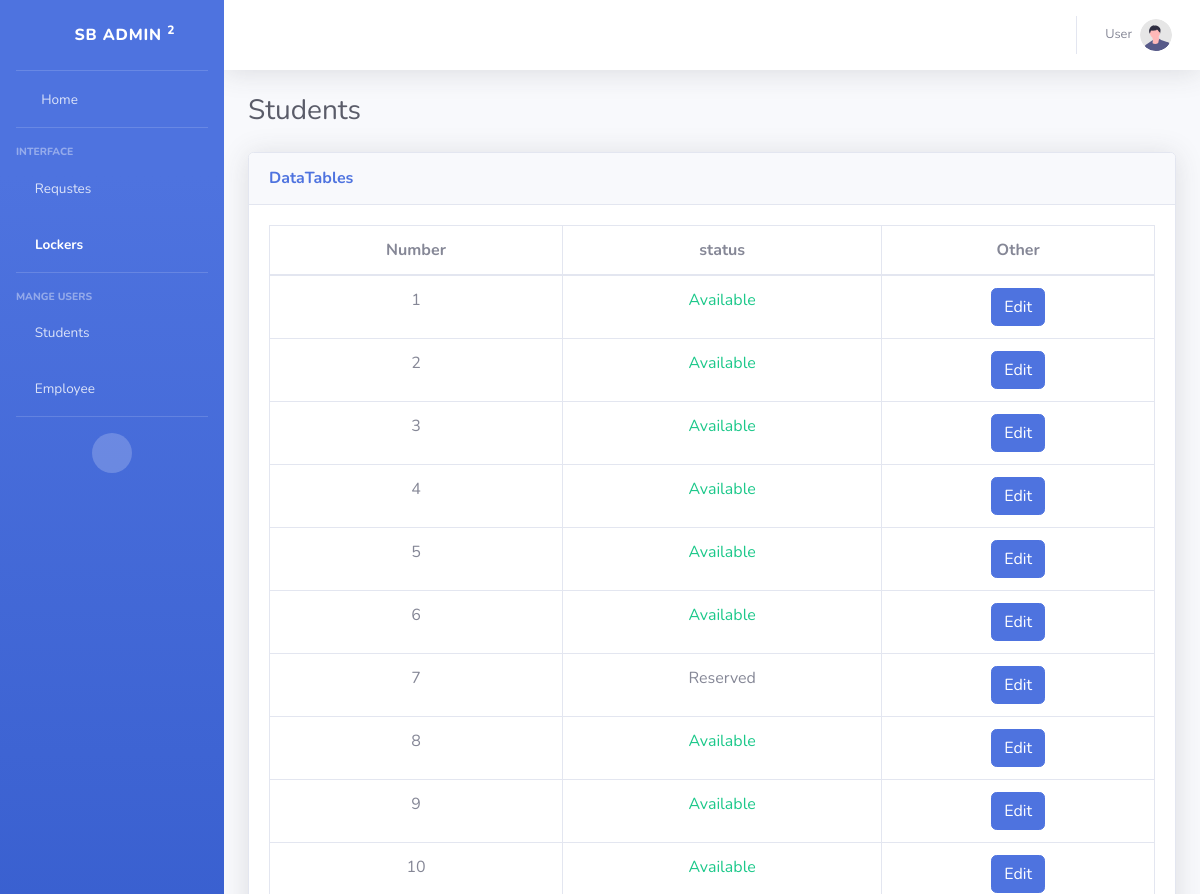
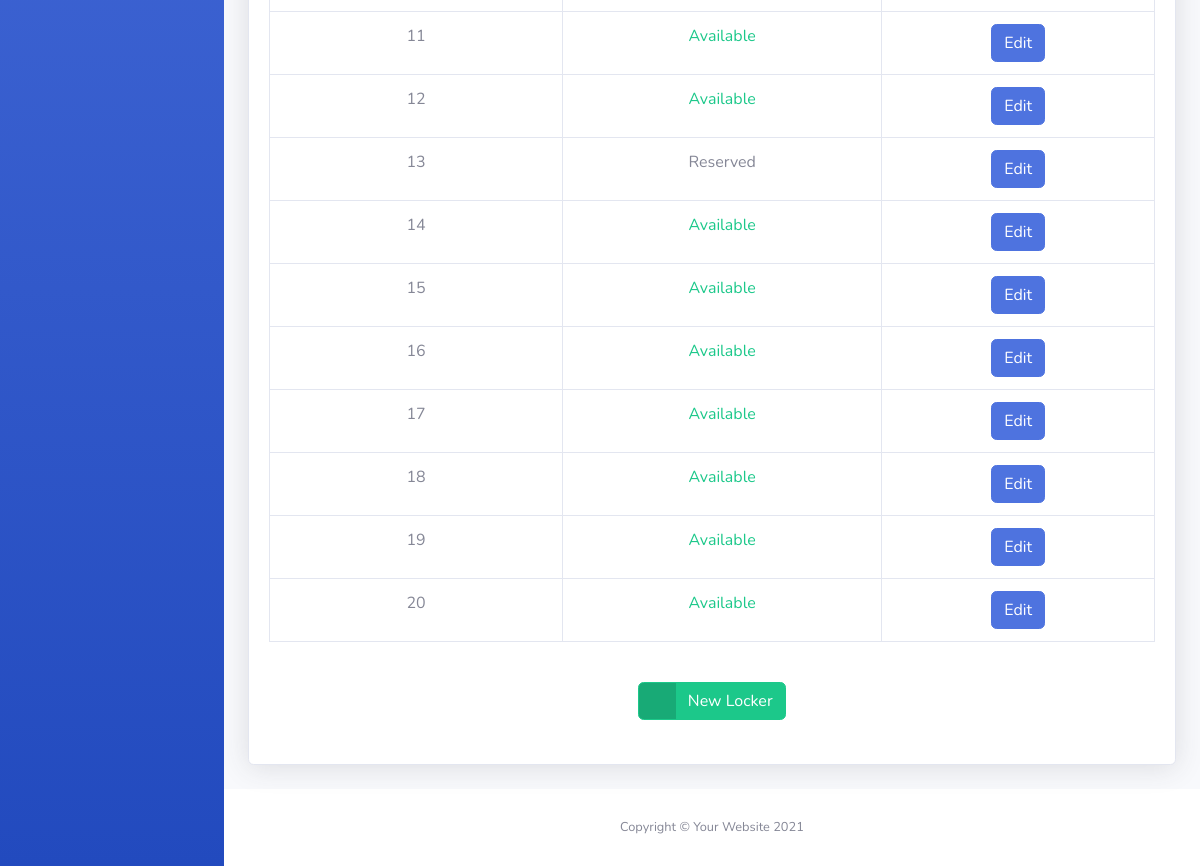
Page /app/dashboard/locker.php (signed in) on the earlier database version (2 pictures, top to bottom).
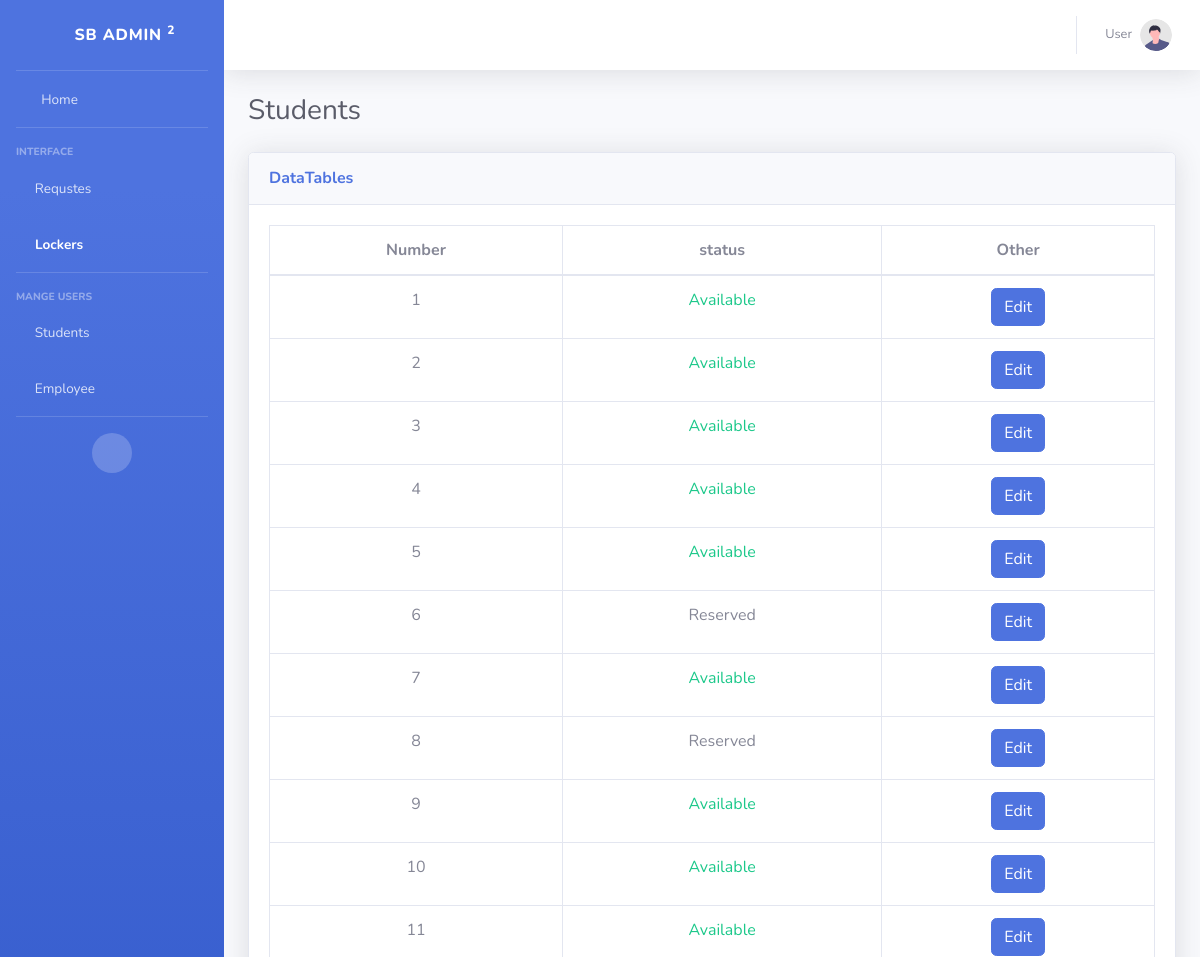
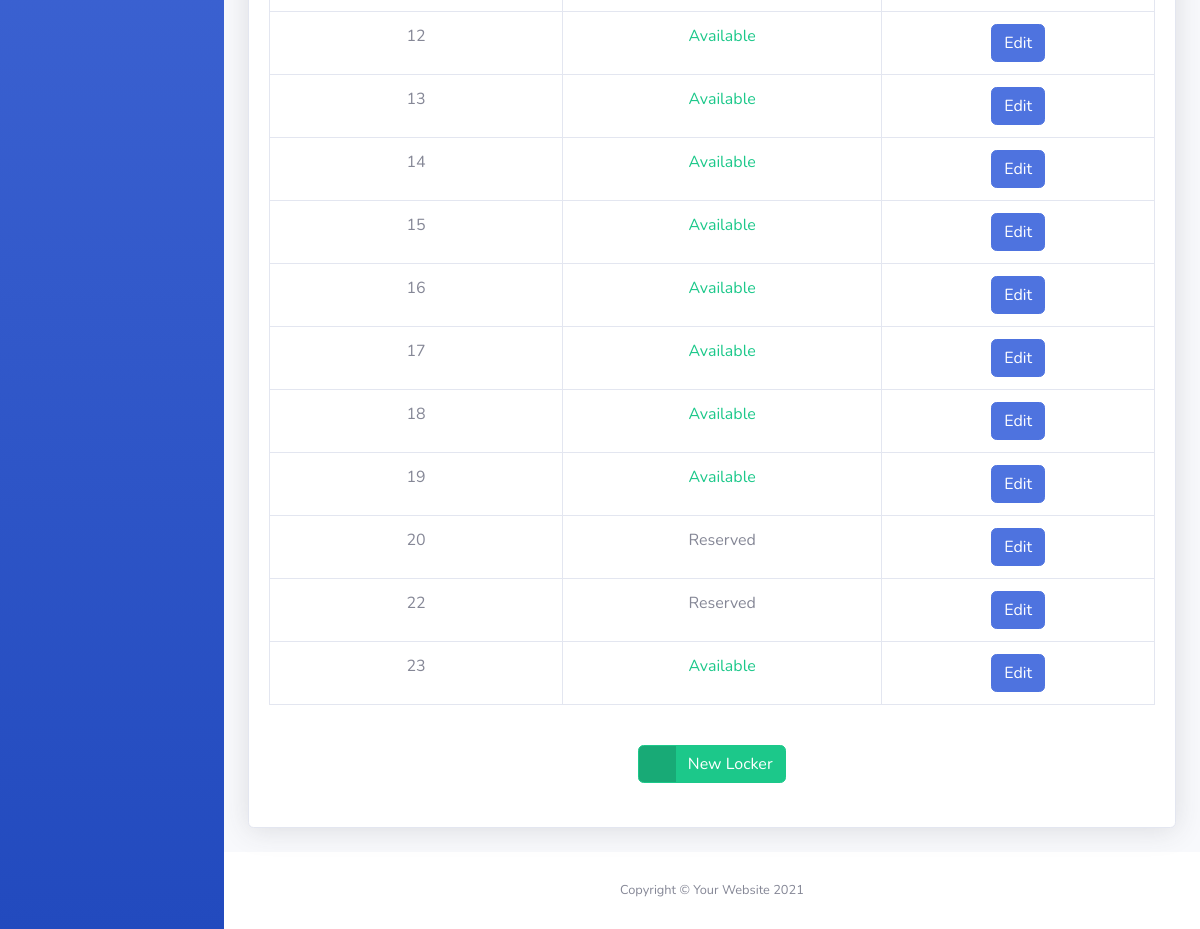
Same page on the later database version (2 pictures, top to bottom).
### tables this page shows
CREATE TABLE `lockers` (
  `id` int(11) NOT NULL,
  `status` int(11) NOT NULL
);

### app/dashboard/locker.php (the view, shortened to what the changed rows need)
<?php
include "../inc/conf.php";
function status($arg){
    if($arg == 1){
        return  "<span class='text-success'>Available</span>";
    }else{
        return "<span class='text-secondary'>Reserved</span>";
    }
}
$lockers = $conn->query("SELECT * FROM `lockers`")->fetchAll();
?>
<!DOCTYPE html>
<html lang="en">
<head>
    <link href="vendor/fontawesome-free/css/all.min.css" rel="stylesheet" type="text/css">
    <link href="css/sb-admin-2.min.css" rel="stylesheet">
    <link href="vendor/datatables/dataTables.bootstrap4.min.css" rel="stylesheet">
</head>
<body id="page-top">
    <div id="wrapper">
        <div id="content-wrapper" class="d-flex flex-column">
            <div id="content">
                <div class="container-fluid">
                    <div class="d-sm-flex align-items-center justify-content-between mb-4">
                        <h1 class="h3 mb-0 text-gray-800">Students</h1>
                    </div>
            <div class="card shadow mb-4">
            <div class="card-body">
              <div class="table-responsive text-center" >
                <table class="table table-bordered" id="dataTable" width="100%" cellspacing="0">
                  <thead>
                    <tr>
                      <th>Number</th>
                      <th>status</th>
                      <th>Other</th>
                    </tr>
                  </thead>
                  <tbody>
                      <?php foreach($lockers as $val): ?>
                    <tr>
                      <td><?=$val['id']?></td>
                      <td><?=status($val['status'])?></td>
                      <td><a href="#" class="btn btn-primary" data-toggle="modal" data-target="#exampleModal<?=$val['id']?>">Edit</a></td>
                    </tr>
                    <?php  endforeach; ?>
                  </tbody>
                </table>
              </div>
            </div>
          </div>
                </div>
            </div>
        </div>
    </div>
</body>
</html>

Differences in the rows shown:
changed lockers id 6: status "Available" → "Reserved"
changed lockers id 7: status "Reserved" → "Available"
changed lockers id 8: status "Available" → "Reserved"
changed lockers id 13: status "Reserved" → "Available"
changed lockers id 20: status "Available" → "Reserved"
added lockers: id "22", status "Reserved"
added lockers: id "23", status "Available"
